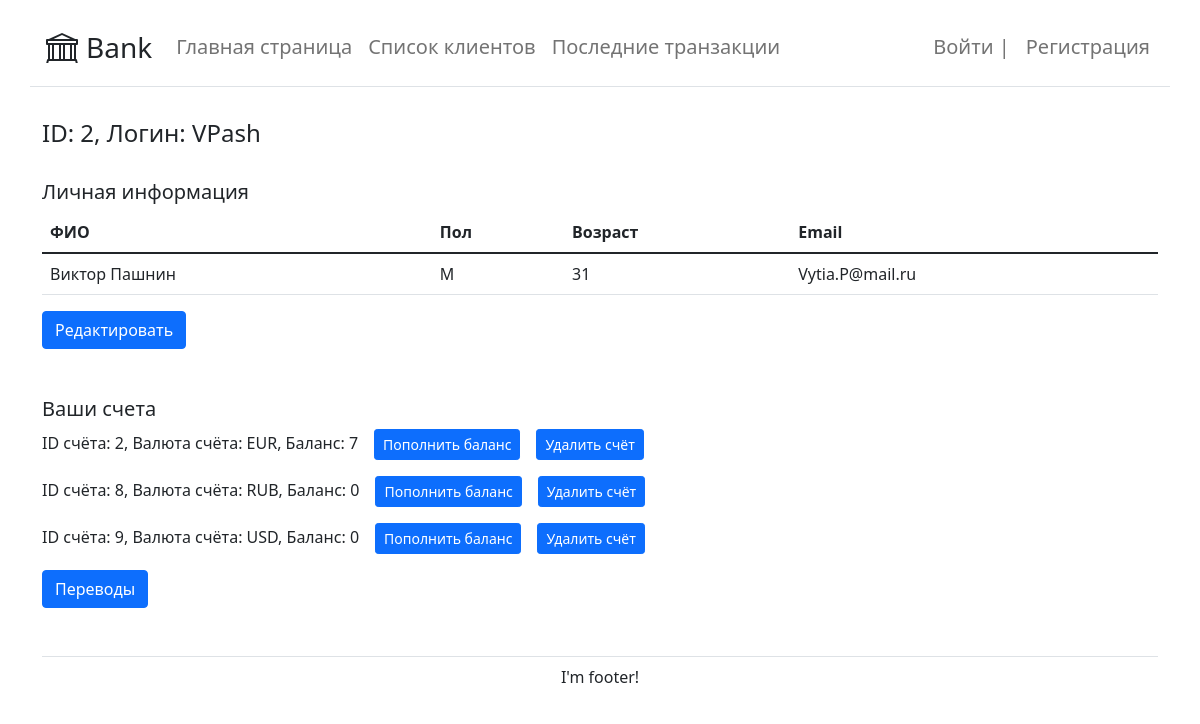
Page /client_info/vpash on the committed database.
### bank/models.py (models this page shows, shortened)
class User(AbstractUser): # Первичная модель
	sex_choices = (
		(' ', 'Не выбран'),
		('М', 'Мужской'),
		('Ж', 'Женский'),
	)
	first_name = models.CharField(max_length=30, blank=True, verbose_name='Имя')
	last_name = models.CharField(max_length=30, blank=True, verbose_name='Фамилия')
	sex = models.CharField(choices=sex_choices, default=' ', max_length=2, verbose_name='Пол')
	age = models.IntegerField(default=0, verbose_name='Возраст')
	slug = models.SlugField(max_length=255, unique=True, db_index=True)
	class Meta: # изменят наименование моедли в админ панели
		verbose_name = 'Пользователи'
		verbose_name_plural = 'Пользователи' # наименование для множемтвенного числа

class Bank_Account (models.Model): # Вторичная модель
	account_choices = (
		('USD', 'USD'),
		('EUR', 'EUR'),
		('RUB', 'RUB'),
	)
	account = models.CharField(choices=account_choices, max_length=3, verbose_name='Счёт')
	time_create = models.DateTimeField(auto_now_add=True, verbose_name='Дата создания')
	client = models.ForeignKey(settings.AUTH_USER_MODEL, on_delete=models.CASCADE, verbose_name='Клиент')
	def del_account_url(self):
		return reverse('del_account', kwargs={'account_pk': self.pk})
	class Meta:
		verbose_name = 'Банковские счета'
		verbose_name_plural = 'Банковские счета'
		ordering = ['time_create']

class Account_Balance (models.Model):
	bank_account = models.OneToOneField(Bank_Account, on_delete=models.CASCADE)
	balance = models.IntegerField(default=0, validators=[validators.MinValueValidator(0),], verbose_name='Баланс')
	def get_absolute_url(self):
		return reverse('add_balance', kwargs={'account_balance_pk': self.pk})
	class Meta:
		verbose_name = 'Баланс счёта'

### bank/views.py (the view)
def client_info (request, client_slug):
    client = get_object_or_404 (User, slug=client_slug)
    context={'menu': menu,
			 'client': client,
			 'title': 'Информация о клиенте',
    }
    return render (request, 'bank/client_info.html', context=context)

### bank/templates/bank/client_info.html (shortened to what this page needs)
{% extends 'bank/base.html' %}
{% block content %}
  <div class="container">
    <h4>ID: {{ client.id }}, Логин: {{ client.username }}</h4><br>
    <h5>Личная информация</h5>
    {% if not client.first_name and not client.last_name and client.sex == ' ' and not client.age and not client.email %}
    <br><a href="{% url 'change_profile' %}"><button type="button" class="btn btn-primary">Заполнить информацию о себе</button></a><br><br><br>
    {% else %}
    <table class="table">
	  <thead>
      <tr>
        <th>ФИО</th>
        <th>Пол</th>
        <th>Возраст</th>
        <th>Email</th>
      </tr>
    </thead>
    <tbody>
	  <tr>
        <td>{{ client.first_name }} {{ client.last_name }}</td>
        <td>{{ client.sex }}</td>
        <td>{{ client.age }}</td>
        <td>{{ client.email }}</td>
      </tr>
	</tbody>
	</table>
	<a href="{% url 'change_profile' %}"><button type="button" class="btn btn-primary">Редактировать</button></a>
    <br><br><br>
    {% endif %}
    <h5>Ваши счета</h5>
    {% if client.bank_account_set.count != 0 %}
      {% for c in client.bank_account_set.all %}
         <p>ID счёта: {{ c.id }}, Валюта счёта: {{ c.account }}, Баланс: {{ c.account_balance.balance }}<a href="{{ c.account_balance.get_absolute_url }}"><button type="button" class="btn btn-primary btn-sm ms-3">Пополнить баланс</button></a><a href="{{ c.del_account_url }}"><button type="button" class="btn btn-primary btn-sm ms-3">Удалить счёт</button></a></p>
      {% endfor %}
    {% else %}
      <p>У Вас нет созданных счётов</p>
    {% endif %}
    {% if client.bank_account_set.count >= 2 %}
      <a href="{% url 'transfers' %}"><button type="button" class="btn btn-primary">Переводы</button></a>
    {% endif %}
  </div>
{% endblock %}

### bank/templates/bank/base.html (shortened to what this page needs)
{% load static %}
<!DOCTYPE html PUBLIC "-//W3C//DTD XHTML 1.0 Strict//EN"
	"http://www.w3.org/TR/xhtml1/DTD/xhtml1-strict.dtd">
<html xmlns="http://www.w3.org/1999/xhtml" xml:lang="en" lang="en">
<head>
	<link type='text/css' href='{% static "bank/css/styles.css" %}' rel='stylesheet'>
	<link rel="stylesheet" href="https://cdn.jsdelivr.net/npm/bootstrap@5.1.3/dist/css/bootstrap.min.css">
</head>
<body>
{% block mainmenu %}
<nav class="navbar navbar-expand-lg navbar-light">
  <div class="container border-bottom py-3 mb-4">
    <a href="{% url 'main' %}" class="d-flex align-items-center mb-3 mb-md-0 me-md-auto text-dark text-decoration-none">
        <span class="fs-3 ps-1">Bank</span>
      </a>
    <div class="collapse navbar-collapse fs-5 ps-3" id="navbarSupportedContent">
      <ul class="navbar-nav me-auto mb-2 mb-lg-0">
        {% for m in menu %}
          {% if m.title == title %}
            <li class="nav-item nav-link">{{ m.title }}</li>
          {% else %}
            <li class="nav-item"><a class="nav-link" href="{% url m.url_name %}">{{ m.title }}</a></li>
          {% endif %}
        {% endfor %}
      </ul>
      <ul class="navbar-nav">
        {% if request.user.is_authenticated %}
        <li class="nav-item dropdown">
          <a class="nav-link dropdown-toggle" href="#" id="navbarDropdown" role="button" data-bs-toggle="dropdown" aria-expanded="false">
            {{ user.username }}
          </a>
          <ul class="dropdown-menu" aria-labelledby="navbarDropdown">
            <li><a class="dropdown-item" href="{{ user.get_absolute_url }}">Личный кабинет</a></li>
            <li><hr class="dropdown-divider"></li>
            <li><a class="dropdown-item" href="{% url 'logout' %}">Выйти</a></li>
          </ul>
        </li>
        {% else %}
        <li class="nav-item"><a href="{% url 'login' %}" class="nav-link">Войти |</a></li>
        <li class="nav-item"><a href="{% url 'register' %}" class="nav-link">Регистрация</a></li>
        {% endif %}
      </ul>
    </div>
  </div>
</nav>
{% endblock mainmenu %}
	{% block content %}
	{% endblock %}
  <div class="container">
    <footer class="d-flex flex-wrap justify-content-center mt-5 py-2 border-top">
      I'm footer!
    </footer>
  </div>
</body>
</html>

### bank/static/bank/css/styles.css (style rules this page uses)
a, a:hover, a:visited, a:focus { text-decoration: none; }

### rows in the picture
User: id "2", username "VPash", first_name "Виктор", last_name "Пашнин", sex "М", age "31", email "Vytia.P@mail.ru"
Bank_Account: id "2", account "EUR", account_balance.balance "7"
Bank_Account: id "8", account "RUB", account_balance.balance "0"
Bank_Account: id "9", account "USD", account_balance.balance "0"

### other values in the picture
{{ m.title }} "Главная страница" "Список клиентов" "Последние транзакции"
